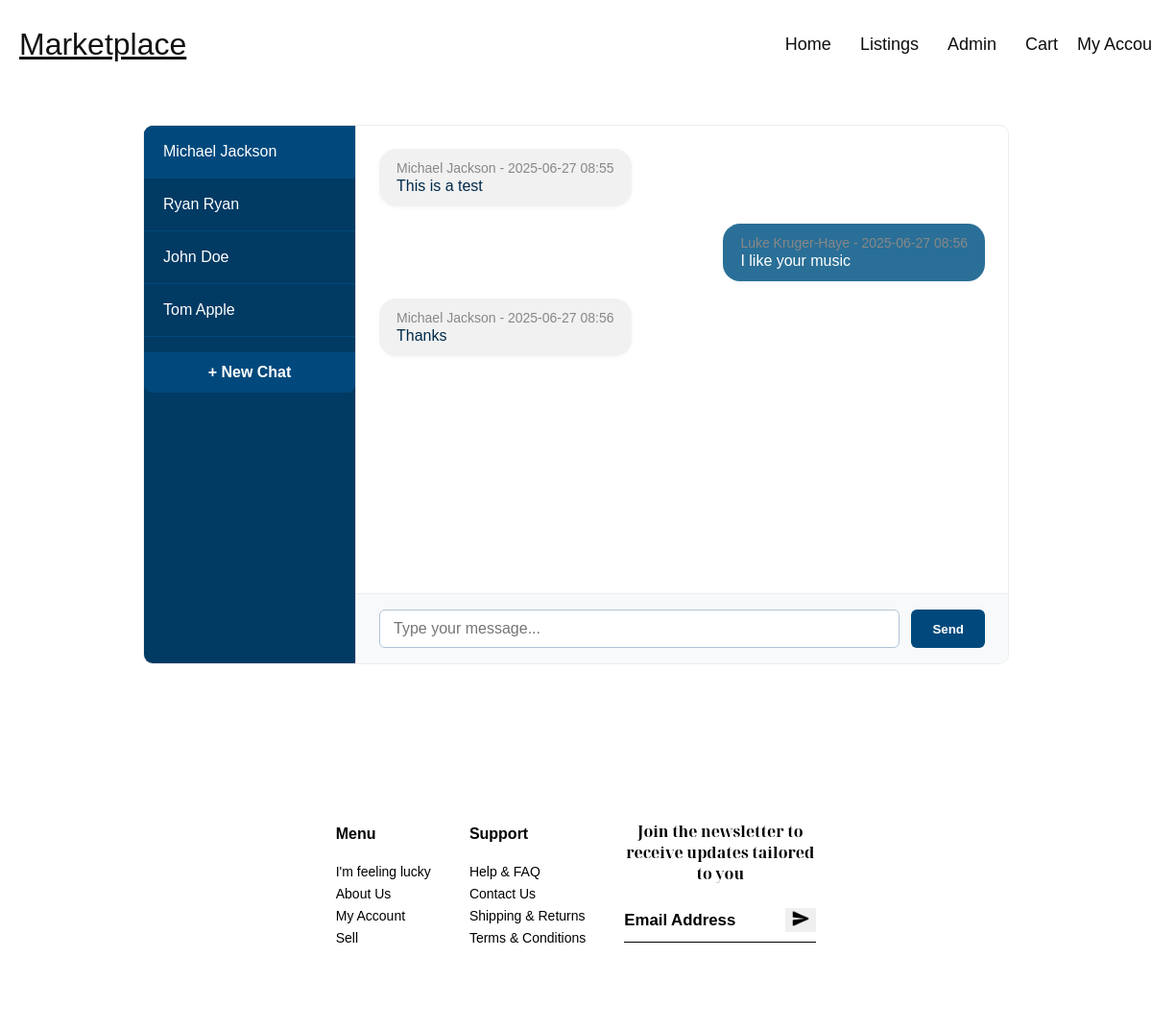
The app's page /pages/messages.php (signed in) with its own data.
### tables this page shows
CREATE TABLE `messages` (
  `message_id` int(11) NOT NULL,
  `sender_id` int(11) NOT NULL,
  `receiver_id` int(11) NOT NULL,
  `message` text NOT NULL,
  `date_created` timestamp NULL DEFAULT current_timestamp()
);

CREATE TABLE `users` (
  `user_id` int(11) NOT NULL,
  `email` varchar(100) NOT NULL,
  `password` varchar(255) NOT NULL,
  `first_name` varchar(50) NOT NULL,
  `last_name` varchar(50) NOT NULL,
  `phone` varchar(20) DEFAULT NULL,
  `created_at` timestamp NOT NULL DEFAULT current_timestamp(),
  `privileges` enum('admin','user') NOT NULL DEFAULT 'user'
);

### pages/messages.php (the view, shortened to what this page needs)
<?php
include_once("../includes/header/header.php");
$user_id = $_SESSION['user_id'];
$pdo = connect_db();
$stmt = $pdo -> prepare("
    SELECT u.user_id, u.first_name, u.last_name
    FROM users u
    JOIN messages m ON u.user_id = m.sender_id
    WHERE m.receiver_id = ?
    UNION
    SELECT u.user_id, u.first_name, u.last_name
    FROM users u
    JOIN messages m ON u.user_id = m.receiver_id
    WHERE m.sender_id = ?
    GROUP BY user_id
");
$stmt -> execute([$user_id, $user_id]);
$senders = $stmt -> fetchAll(PDO::FETCH_ASSOC);
$chat_user_id = isset($_GET['chat_user']) ? (int)$_GET['chat_user'] : ($senders[0]['user_id'] ?? null);
$chat_history = [];
if ($chat_user_id) {
    $stmt = $pdo -> prepare("
        SELECT m.*, u.first_name, u.last_name
        FROM messages m
        JOIN users u ON u.user_id = m.sender_id
        WHERE (m.sender_id = ? AND m.receiver_id = ?)
           OR (m.sender_id = ? AND m.receiver_id = ?)
        ORDER BY m.date_created ASC
    ");
    $stmt -> execute([$user_id, $chat_user_id, $chat_user_id, $user_id]);
    $chat_history = $stmt -> fetchAll(PDO::FETCH_ASSOC);
}
?>
<!DOCTYPE html>
<html lang="en">
<head>
    <link rel="stylesheet" href="styles/messages.css">
</head>
<body>
    <br><br><br><br><br>
    <div class="messages-wrapper">
        <div class="messages-users">
            <ul>
                <?php foreach ($senders as $sender): ?>
                    <li class="<?php echo ($chat_user_id == $sender['user_id']) ? 'active' : ''; ?>" onclick="window.location.href='?chat_user=<?php echo $sender['user_id']; ?>'">
                        <a href="?chat_user=<?php echo $sender['user_id']; ?>" style="color:inherit;text-decoration:none;">
                            <?php echo htmlspecialchars($sender['first_name'] . ' ' . $sender['last_name']); ?>
                        </a>
                    </li>
                <?php endforeach; ?>
            </ul>
            <button id="new-chat-btn">+ New Chat</button>
        </div>
        <div class="messages-chat">
            <div class="chat-history">
                <?php if ($chat_user_id && count($chat_history) > 0): ?>
                    <?php foreach ($chat_history as $msg): ?>
                        <div class="chat-message <?php echo ($msg['sender_id'] == $user_id) ? 'user' : 'other'; ?>">
                            <div class="chat-meta">
                                <?php echo htmlspecialchars($msg['first_name'] . ' ' . $msg['last_name']); ?> -
                                <?php echo date('Y-m-d H:i', strtotime($msg['date_created'])); ?>
                            </div>
                            <?php echo nl2br(htmlspecialchars($msg['message'])); ?>
                        </div>
                    <?php endforeach; ?>
                <?php elseif ($chat_user_id): ?>
                    <p style="color:#888;">No messages yet.</p>
                <?php else: ?>
                    <p style="color:#888;">Select a conversation.</p>
                <?php endif; ?>
            </div>
            <?php if ($chat_user_id): ?>
            <form class="chat-form" action="../api/messages/send.php" method="POST" autocomplete="off">
                <input type="text" name="message" placeholder="Type your message..." required>
                <button type="submit">Send</button>
            </form>
            <?php endif; ?>
        </div>
    </div>
</body>
</html>
<?php
include_once("../includes/footer/footer.php");
?>

### includes/header/style.css (style rules this page uses)
* { font-family: Arial, Helvetica, sans-serif; }

### pages/styles/messages.css (style rules this page uses)
.messages-wrapper { display: flex; height: 70vh; border: 1px solid #eee; border-radius: 10px; overflow: hidden; background: #f8f9fa; margin: 40px auto; max-width: 900px; min-height: 400px; }
.messages-users { width: 220px; background: #013a63; color: #fff; padding: 0; overflow-y: auto; border-right: 1px solid #e0e0e0; }
.messages-users ul { list-style: none; margin: 0; padding: 0; }
.messages-users li { padding: 18px 20px; cursor: pointer; border-bottom: 1px solid #01497c; transition: background 0.2s; }
.messages-users li.active, .messages-users li:hover { background: #01497c; }
.messages-chat { flex: 1; display: flex; flex-direction: column; background: #fff; }
.chat-history { flex: 1; padding: 24px; overflow-y: auto; display: flex; flex-direction: column; gap: 18px; }
.chat-message { max-width: 60%; padding: 12px 18px; border-radius: 18px; font-size: 16px; word-break: break-word; box-shadow: 0 1px 4px rgba(0, 0, 0, 0.04); }
.chat-message.user { align-self: flex-end; background: #2a6f97; color: #fff; }
.chat-message.other { align-self: flex-start; background: #f1f1f1; color: #012a4a; }
.chat-meta { font-size: 14px; color: #888; margin-bottom: 2px; }
.chat-form { display: flex; padding: 16px 24px; border-top: 1px solid #eee; background: #f8f9fa; }
.chat-form input[type="text"] { flex: 1; padding: 10px 14px; border-radius: 6px; border: 1px solid #b0c4d6; font-size: 16px; margin-right: 12px; }
.chat-form button { background: #01497c; color: #fff; border: none; border-radius: 6px; padding: 10px 22px; font-weight: bold; cursor: pointer; transition: background 0.2s; }
#new-chat-btn { width: 100%; margin-top: 16px; padding: 12px 0; background: #01497c; color: #fff; border: none; border-radius: 0 0 8px 8px; font-weight: bold; cursor: pointer; font-size: 16px; transition: background 0.2s; }

### includes/footer/style.css (style rules this page uses)
:root { --dark: #000; --light: #ffffff; }
body { margin: 0; padding: 0; }

### records on screen
messages: users.first_name+last_name "Michael Jackson", date_created "2025-06-27 08:55", message "This is a test"
messages: users.first_name+last_name "Luke Kruger-Haye", date_created "2025-06-27 08:56", message "I like your music"
messages: users.first_name+last_name "Michael Jackson", date_created "2025-06-27 08:56", message "Thanks"

### other values on screen
$sender['first_name'] . ' ' . $sender['last_name'] "Michael Jackson"
$sender['first_name'] . ' ' . $sender['last_name'] "Ryan Ryan"
$sender['first_name'] . ' ' . $sender['last_name'] "John Doe"
$sender['first_name'] . ' ' . $sender['last_name'] "Tom Apple"
